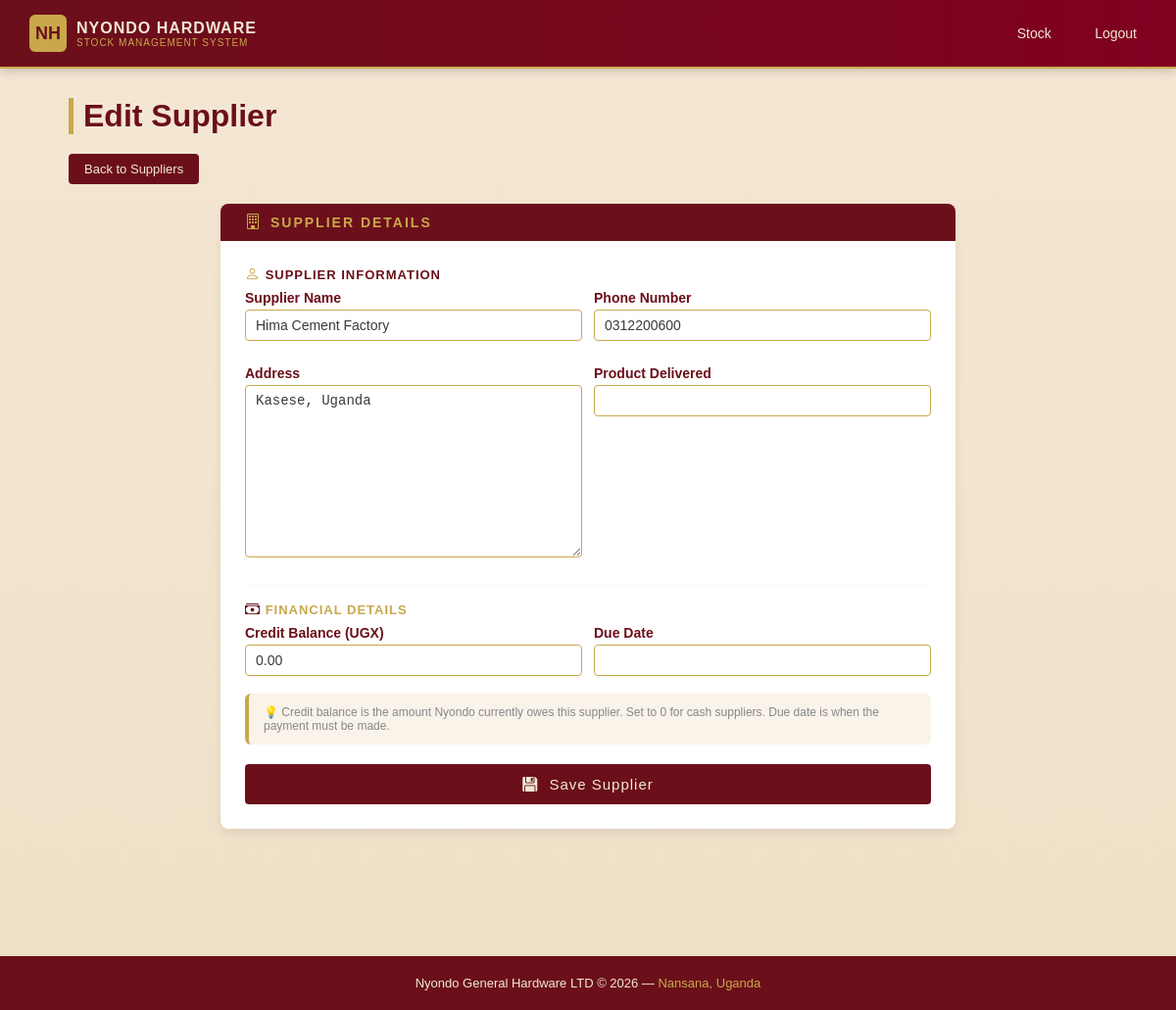
/stock/suppliers/edit/7/ (signed in), run on the app's committed database.
### stock/models.py (models this page shows, shortened)
class Supplier(models.Model):
    name = models.CharField(max_length=200)
    phone = models.CharField(max_length=20)
    address = models.TextField(blank=True)
    credit_balance = models.DecimalField(max_digits=12, decimal_places=2, default=0)
    product_delivered = models.CharField(max_length=200, blank=True)
    due_date         = models.DateField(null=True, blank=True)
    created_at = models.DateTimeField(auto_now_add=True)

### accounts/decorators.py (the view)
        def wrapper(request, *args, **kwargs):
            if not request.user.is_authenticated:
                return redirect('/login/')
            if request.user.is_superuser:
                return view_func(request, *args, **kwargs)
            try:
                role = request.user.profile.role
                if role in roles:
                    return view_func(request, *args, **kwargs)
                else:
                    return redirect('/access-denied/')
            except Exception as e:
                print(f"DECORATOR ERROR: {e}")
                return redirect('/access-denied/')

### stock/forms.py (shortened to what this page needs)
class SupplierForm(forms.ModelForm):
    class Meta:
        model  = Supplier
        fields = ['name', 'phone',
                   'address', 'credit_balance',
                   'product_delivered', 'due_date',]

### stock/views.py (called while the page is built)
@role_required('manager')
def supplier_edit(request, pk):
    supplier = get_object_or_404(Supplier, pk=pk)
    if request.method == 'POST':
        form = SupplierForm(request.POST, instance=supplier)
        if form.is_valid():
            form.save()
            return redirect('supplier_list')
    else:
        form = SupplierForm(instance=supplier)
    return render(request, 'stock/supplier_form.html', {'form': form, 'title': 'Edit Supplier'})

### stock/templates/stock/supplier_form.html (shortened to what this page needs)
{% extends 'base.html' %}
{% block content %}
<h1>{{ title }}</h1>
<div class="action-bar">
    <a href="{% url 'supplier_list' %}">Back to Suppliers</a>
</div>
<form method="post">
    <div style="max-width: 750px; margin: 0 auto;">
        <div style="background: white; border-radius: 8px;
                    box-shadow: 0 4px 10px rgba(0,0,0,0.08);
                    overflow: hidden;">
            <div style="background: #6B0F1A; padding: 10px 25px;
                        display: flex; align-items: center; gap: 10px;">
                         <i class="bi bi-building" style="color: #C9A84C; font-size: 16px;"></i>
                <span style="color: #C9A84C; font-weight: 600;
                             font-size: 14px; letter-spacing: 2px;">
                     SUPPLIER DETAILS
                </span>
            </div>
            <div style="padding: 25px;">
                <p style="color: #6B0F1A; font-weight: bold;
                          font-size: 13px; letter-spacing: 1px;
                          margin-top: 0; margin-bottom: 8px;">
                          <i class="bi bi-person" style="color: #C9A84C; font-size: 15px;"></i>
                     SUPPLIER INFORMATION
                </p>
                <div class="form-grid-2">
                    <div class="form-group">
                        <label>Supplier Name</label>
                        {{ form.name }}
                    </div>
                    <div class="form-group">
                        <label>Phone Number</label>
                        {{ form.phone }}
                    </div>
                    <div class="form-group">
                        <label>Address</label>
                        {{ form.address }}
                    </div>
                    <div class="form-group">
                        <label>Product Delivered</label>
                        {{ form.product_delivered }}
                    </div>
                </div>
                <hr style="border: none; border-top: 1px solid #f2e8d5; margin: 15px 0;">
                <p style="color: #C9A84C; font-weight: bold;
                          font-size: 13px; letter-spacing: 1px;
                          margin-top: 0; margin-bottom: 8px;">
                          <i class="bi bi-cash-stack" style="color: #6B0F1A; font-size: 15px;"></i>
                     FINANCIAL DETAILS
                </p>
                <div class="form-grid-2">
                    <div class="form-group">
                        <label>Credit Balance (UGX)</label>
                        {{ form.credit_balance }}
                    </div>
                    <div class="form-group">
                        <label>Due Date</label>
                        {{ form.due_date }}
                    </div>
                </div>
                <div style="background: #f9f3ea; padding: 12px 15px;
                            border-radius: 6px; margin-top: 5px;
                            border-left: 4px solid #C9A84C;">
                    <p style="font-size: 12px; color: #888; margin: 0;">
                        💡 Credit balance is the amount Nyondo currently
                        owes this supplier. Set to 0 for cash suppliers.
                        Due date is when the payment must be made.
                    </p>
                </div>
                <button type="submit"
                        style="width: 100%; padding: 12px;
                               font-size: 15px; letter-spacing: 1px;
                               margin-top: 20px;">
                               <i class="bi bi-floppy-fill me-2" style="margin-right: 6px;"></i>
                     Save Supplier
                </button>
            </div>
        </div>
    </div>
</form>
{% endblock %}

### templates/base.html (style rules this page uses)
* { margin: 0; padding: 0; box-sizing: border-box; }
body { font-family: Arial, sans-serif; background: linear-gradient(to bottom, #f4e7d3, #efe0c7); color: #6b0f1a; min-height: 100vh; display: flex; flex-direction: column; }
h1 { color: #6b0f1a; margin-bottom: 20px; border-left: 5px solid #c9a84c; padding-left: 10px; }
a { color: #6b0f1a; text-decoration: none; }
button, .btn { background-color: #6b0f1a; color: #f2e8d5; padding: 10px 20px; border: none; cursor: pointer; font-size: 14px; border-radius: 4px; transition: 0.3s ease; }
label { font-size: 14px; font-weight: bold; color: #6b0f1a; display: block; margin-bottom: 4px; }
input, select, textarea { width: 100%; padding: 7px 10px; margin-bottom: 8px; border: 1px solid #c9a84c; border-radius: 4px; font-size: 14px; background-color: #fff; color: #3a3a3a; }
.action-bar { display: flex; gap: 10px; margin-bottom: 20px; flex-wrap: wrap; }
.action-bar a { background-color: #6b0f1a; color: #f2e8d5; padding: 8px 16px; border-radius: 4px; font-size: 13px; transition: 0.3s ease; display: inline-block; }
hr { border: none; border-top: 1px solid #c9a84c; margin: 20px 0; opacity: 0.4; }
.form-grid-2 { display: grid; grid-template-columns: 1fr 1fr; gap: 12px; }
.form-group { display: flex; flex-direction: column; margin-bottom: 5px; }

### data on the page
Supplier: name "Hima Cement Factory", phone "0312200600", address "Kasese, Uganda", credit_balance "0.00"

### other printed values
{{ title }} "Edit Supplier"
